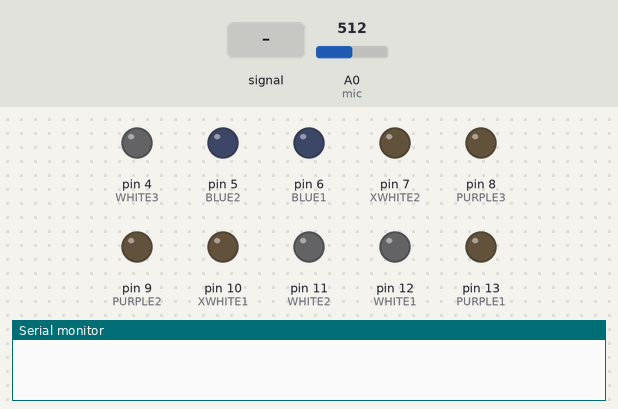
This sketch was run on a simulated Arduino Uno, built with avr-gcc and run on an emulated ATmega328P. On the bench: output pins drawn as LEDs (lit = HIGH), the last lines printed to the serial monitor. Dashed ring = blinking. The inputs (shaded band) are chosen by the test bench; at power-on: A0 (mic) = 512. Random numbers use the default seed unless the sketch sets one.

Above: at 1.2 s.
1.3 s: A0 (mic) fed a 2 Hz sine of ±306 counts around its level
At 4.2 s:
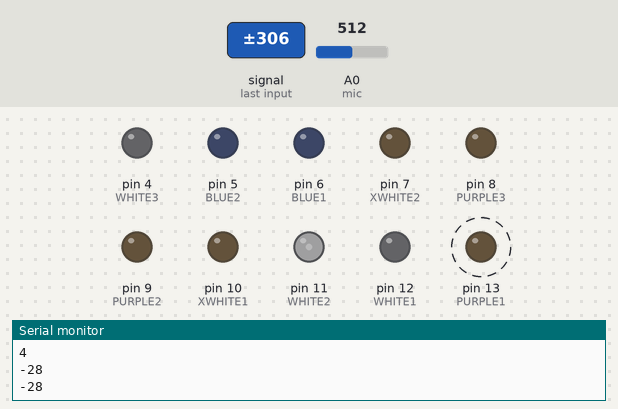
4.3 s: A0 (mic) set to 306
At 6.4 s:
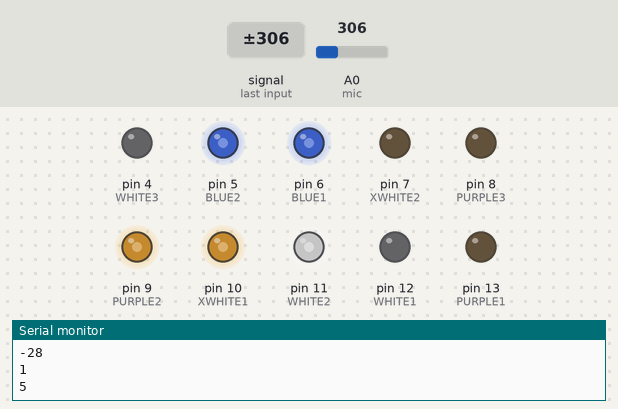
6.7 s: A0 (mic) set to 12
8.2 s: A0 (mic) set to 9
9.7 s: A0 (mic) set to 109
11.2 s: A0 (mic) set to 130
Timing chart, 0 to 13.7 s (numbered marks = the images above; inputs shaded):
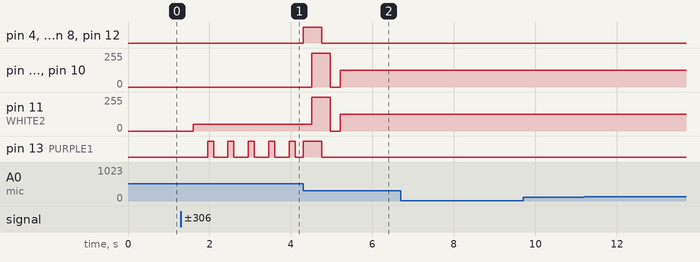

Measured:
- after the input at 1.3 s, pin 11 (WHITE2): 0/255 → 50/255 after 0.30 s; pin 13 (PURPLE1): alternates HIGH for 0.15 s and LOW for 0.35 s, starting after 0.65 s
- after the input at 4.3 s, pin 4 (WHITE3): LOW → HIGH at once, → LOW 0.45 s later; pin 5 (BLUE2): 0/255 → 254/255 after 0.21 s, → 0/255 0.45 s later, → 127/255 0.24 s later
- after the input at 8.2 s, every drawn part: stays the same
- after the input at 11.2 s, every drawn part: stays the same

The sketch:

Midterm.ino
```cpp
// (licence header left out)
const int PURPLE1 = 13;
const int WHITE1 = 12;
const int WHITE2 = 11;
const int XWHITE1 = 10;
const int PURPLE2 = 9;
const int PURPLE3 = 8;
const int XWHITE2 = 7;
const int BLUE1 = 6;
const int BLUE2 = 5;
const int WHITE3 = 4;

int writeValue;
int readValue;
int mic = A0;
const int sampleTime = 50;
int micOut;
int fadeValue;


void setup() {
  Serial.begin(9600);
}

void loop() {
   int micOutput = findPTPAmp();
   VUMeter(micOutput);
   readValue = analogRead(mic);
   writeValue = (255./1023.) * readValue;


}

int findPTPAmp(){
// Time variables to find the peak-to-peak amplitude
   unsigned long startTime= millis();
   unsigned int PTPAmp = 0;

// Signal variables to find the peak-to-peak amplitude
   unsigned int maxAmp = 0;
   unsigned int minAmp = 1023;

// Find the max and min of the mic output within the 50 ms timeframe
   while(millis() - startTime < sampleTime)
   {
      micOut = analogRead(mic);
      if( micOut < 550) //prevent erroneous readings
      {
        if (micOut > maxAmp)
        {
          maxAmp = micOut; //save only the max reading
        }
        else if (micOut < minAmp)
        {
          minAmp = micOut; //save only the min reading
        }
      }
   }

  PTPAmp = maxAmp - minAmp; // (max amp) - (min amp) = peak-to-peak amplitude
  double micOut_Volts = (PTPAmp * 3.3) / 550; // Convert ADC into voltage

  //Serial.println(PTPAmp);

  //Return the PTP amplitude to use in the soundLevel function.
  // You can also return the micOut_Volts if you prefer to use the voltage level.
  return PTPAmp;
}

// Volume Unit Meter function: map the PTP amplitude to a volume unit between 0 and 10.
int VUMeter(int micAmp){
  int preValue = 0;

  // Map the mic peak-to-peak amplitude to a volume unit between 0 and 10.
   // Amplitude is used instead of voltage to give a larger (and more accurate) range for the map function.
   // This is just one way to do this -- test out different approaches!
 int fill = map(micAmp, 5, 550, 0, 15);

  // Only print the volume unit value if it changes from previous value
 while(fill != preValue)
  {
    Serial.println(fill);
    preValue = fill;
    }

float in, out;
  int fadeValue;

if(fill < 0){

    analogWrite(PURPLE1,0);
    analogWrite(PURPLE2,0);
    analogWrite(PURPLE3,0);

    analogWrite(WHITE1,50);
    analogWrite(WHITE2,50);
    analogWrite(WHITE3,50);

    analogWrite(XWHITE1,0);
    analogWrite(XWHITE2,0);

    analogWrite(BLUE1,0);
    analogWrite(BLUE2,0);
}

else if (fill >0 && fill <2){

}
 else if (fill > 0 && fill <2){
  analogWrite(13,160);
 }
 else if (fill > 2 && fill <4){
  analogWrite(13,175);
 }
  else if (fill > 4 && fill <6){
  for (in = 0; in < 6.283; in = in + 0.0015)
  {
    out = sin(in) * 127.5 + 127.5;

    analogWrite(PURPLE1,out);
    analogWrite(PURPLE2,out);
    analogWrite(PURPLE3,out);

    analogWrite(WHITE1,out);
    analogWrite(WHITE2,out);
    analogWrite(WHITE3,out);

    analogWrite(XWHITE1,out);
    analogWrite(XWHITE2,out);

    analogWrite (BLUE1,out);
    analogWrite(BLUE2,out);
  }
 }
  else if (fill > 7 && fill <12){
   analogWrite(PURPLE1,random(0,255));
    analogWrite(PURPLE2,random(0,255));
    analogWrite(PURPLE3,random(0,255));

    analogWrite(WHITE1,random(0,255));
    analogWrite(WHITE2,random(0,255));
    analogWrite(WHITE3,random(0,255));

    analogWrite(XWHITE1,random(0,255));
    analogWrite(XWHITE2,random(0,255));

    analogWrite (BLUE1,random(0,255));
    analogWrite(BLUE2,random(0,255));
 }
 else if (fill > 12 && fill <14){

    analogWrite(PURPLE1,255);
    analogWrite(PURPLE2,255);
    analogWrite(PURPLE3,255);

    analogWrite(WHITE1,120);
    analogWrite(WHITE2,120);
    analogWrite(WHITE3,120);

    analogWrite(XWHITE1,120);
    analogWrite(XWHITE2,120);

    analogWrite (BLUE1,255);
    analogWrite(BLUE2,255);

    analogWrite(PURPLE1,0);
    analogWrite(PURPLE2,0);
    analogWrite(PURPLE3,0);

    analogWrite(WHITE1,0);
    analogWrite(WHITE2,0);
    analogWrite(WHITE3,0);

    analogWrite(XWHITE1,0);
    analogWrite(XWHITE2,0);

    analogWrite (BLUE1,0);
    analogWrite(BLUE2,0);

  }}
```
